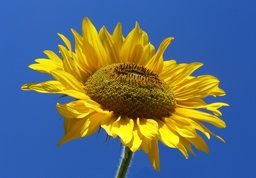
#> input picture sunflower.jpg, 256 x 178 px, shrunk from 2434 x 1697 before the run
$ python picture_compress.py
#> lines starting #> are read from the running program, lines starting #| are printed output that depends on the picture
import numpy as np
import matplotlib.pyplot as plt
from random import randint
import math

def rand_cluster(K):
	clusters = []
	for i in range(K):
		cluster_pos = [randint(0,255), randint(0,255), randint(0,255)] #random cluster position
		clusters.append(cluster_pos)
	return clusters

def calc_distance(p1, p2):
	dimension = len(p1)
	distance = 0
	for i in range(dimension):
		distance += (p1[i] - p2[i])**2
	return math.sqrt(distance)

def main():
	image = plt.imread("sunflower.jpg") # (656, 561, 3)
#> image is the input picture: shape (178, 256, 3); mean R, G, B 93.2, 110, 116.7

	height = image.shape[0] #rows
#> height = 178
	width = image.shape[1]	#columns
#> width = 256

	image = image.reshape(height*width, 3) # -> pixel pos

	#change K here
	K = randint(1,16)
	clusters = rand_cluster(K) # -> postion of each cluster
	labels = []

	# calculate distance
	for p in image:
		distances = []
		for c in clusters:
			distance = calc_distance(p, c)
			distances.append(distance)

		min_distance = min(distances) #find min distance
		#find index to assign label
		idx_min = distances.index(min_distance)# -> 0/1/...
		labels.append(idx_min) #assign label
#> this loop made 45568 passes
#> p on passes 26 to 28: [53, 103, 188], [54, 104, 189], [54, 104, 189]

	for i in range(K):
		sum_x = 0
		sum_y = 0
		sum_z = 0
		point_count = 0
		for j in range(len(image)):
			if i == labels[j]:
				sum_x += image[j][0]
				sum_y += image[j][1]
				sum_z += image[j][2]
				point_count += 1
		if point_count != 0:
			#new pos = average pos
			new_x = sum_x/point_count
			new_y = sum_y/point_count
			new_z = sum_z/point_count
			clusters[i] = [new_x, new_y, new_z] #update position

	new_image = np.zeros((height,width,3), dtype=np.uint8)

	pixel_index = 0
	for i in range(height):
		for j in range(width):
			label_of_pixel = labels[pixel_index]
			new_image[i][j] = clusters[label_of_pixel]
			pixel_index += 1
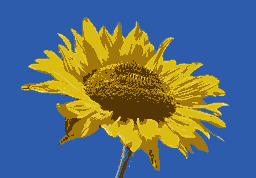
#> new_image: shape (178, 256, 3); mean of channels 0, 1, 2 92.5, 109.6, 116.3; drawn as R, G, B

	plt.imshow(new_image)
	plt.show()
main()

$ run again, with a.jpg copied over sunflower.jpg
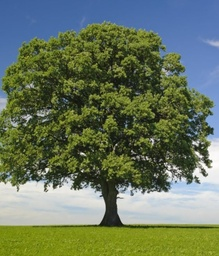
#> input picture a.jpg, 219 x 256 px, shrunk from 561 x 656 before the run
#> in main, image is the input picture: shape (256, 219, 3); mean R, G, B 103.5, 117.6, 94
#> the loop in main, `for p in image:` made 56064 passes
#> p on passes 26 to 28: [64, 99, 157], [64, 99, 157], [64, 99, 157]
#> after the loop in main, `for i in range(height):`:
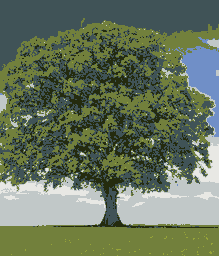
#> new_image: shape (256, 219, 3); mean of channels 0, 1, 2 103, 117, 93.7; drawn as R, G, B
